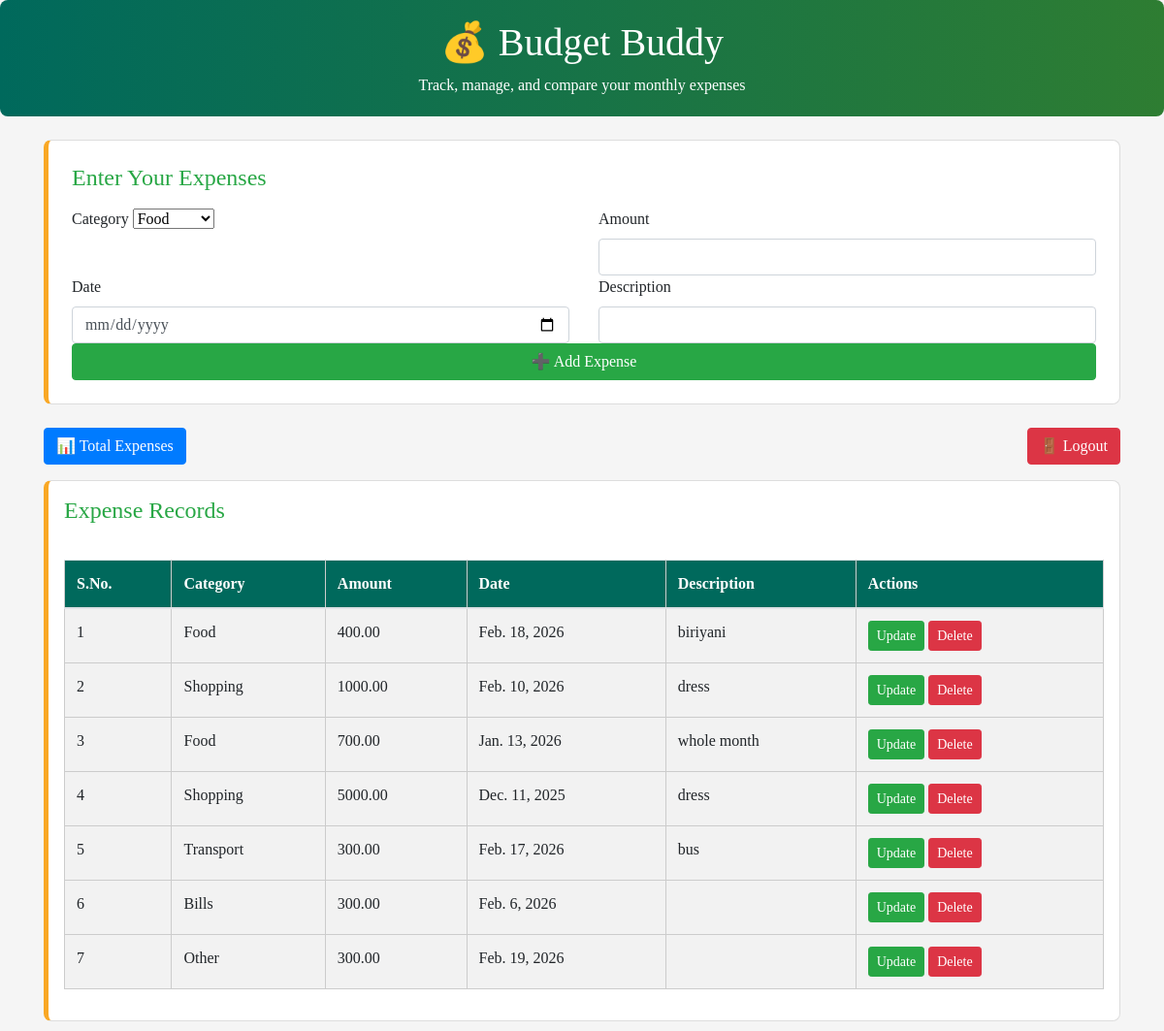
The app's page / (signed in) with its own data.
### home/models.py (models this page shows, shortened)
class Expense(models.Model):
    CATEGORY_CHOICES = [
        ("Food", "Food"),
        ("Transport", "Transport"),
        ("Shopping", "Shopping"),
        ("Bills", "Bills"),
        ("Other", "Other"),
    ]
    user = models.ForeignKey(User, on_delete=models.SET_NULL, null=True, blank=True)
    category = models.CharField(max_length=50, choices=CATEGORY_CHOICES, default="Other")
    amount = models.DecimalField(max_digits=10, decimal_places=2, default=0)
    description = models.CharField(max_length=200, blank=True, null=True)
    date = models.DateField(default=datetime.today)  # default to today

### home/views.py (the view, shortened to what this page needs)
# urls.py: path('', views.expenses, name='expenses'),
@login_required(login_url='/login/')
def expenses(request):
    queryset = Expense.objects.filter(user=request.user)
    if request.GET.get('search'):
        queryset = queryset.filter(category__icontains=request.GET.get('search'))
    total_sum = sum(exp.amount for exp in queryset)
    context = {'expenses': queryset, 'total_sum': total_sum}
    return render(request, 'expenses.html', context)

### home/templates/expenses.html (shortened to what this page needs)
{% extends "base.html" %}
{% block start %}
<div class="header text-center mb-4" style="background: linear-gradient(90deg, #00695c, #2e7d32); color: white; padding: 20px; border-radius: 8px;">
    <h1>💰 Budget Buddy</h1>
    <p class="mb-0">Track, manage, and compare your monthly expenses</p>
</div>
<div class="container">
    <div class="card p-4 mb-4" style="border-left: 5px solid #f9a825;">
        <h4 class="mb-3 text-success">Enter Your Expenses</h4>
        <form method="POST" class="row g-3">
            <div class="col-md-6">
                <label class="form-label">Category</label>
                <select name="category" class="form-select" required>
                    <option value="Food">Food</option>
                </select>
            </div>
            <div class="col-md-6">
                <label class="form-label">Amount</label>
                <input type="number" step="0.01" name="amount" class="form-control" required>
            </div>
            <div class="col-md-6">
                <label class="form-label">Date</label>
                <input type="date" name="date" class="form-control" required>
            </div>
            <div class="col-md-6">
                <label class="form-label">Description</label>
                <input type="text" name="description" class="form-control">
            </div>
            <div class="col-12">
                <button type="submit" class="btn btn-success w-100">➕ Add Expense</button>
            </div>
        </form>
    </div>
    <div class="d-flex justify-content-between mb-3">
        <a href="{% url 'pdf' %}" class="btn btn-primary">📊 Total Expenses</a>
        <a href="{% url 'custom_logout' %}" class="btn btn-danger">🚪 Logout</a>
    </div>
    <div class="card p-3" style="border-left: 5px solid #f9a825;">
        <h4 class="mb-3 text-success">Expense Records</h4>
        <table class="table table-striped table-hover">
            <thead style="background-color:#00695c; color:white;">
                <tr>
                    <th>S.No.</th>
                    <th>Category</th>
                    <th>Amount</th>
                    <th>Date</th>
                    <th>Description</th>
                    <th>Actions</th>
                </tr>
            </thead>
            <tbody>
                {% for expense in expenses %}
                <tr>
                    <td>{{ forloop.counter }}</td>
                    <td>{{ expense.category }}</td>
                    <td>{{ settings.currency }}{{ expense.amount }}</td>
                    <td>{{ expense.date }}</td>
                    <td>{{ expense.description }}</td>
                    <td>
                        <a href="{% url 'update_expense' expense.id %}" class="btn btn-sm btn-success">Update</a>
                        <a href="{% url 'delete_expense' expense.id %}" class="btn btn-sm btn-danger delete-btn">Delete</a>
                    </td>
                </tr>
                {% empty %}
                <tr>
                    <td colspan="6" class="text-center text-muted">No expenses recorded yet.</td>
                </tr>
                {% endfor %}
            </tbody>
        </table>
    </div>
</div>
{% endblock %}

### home/templates/base.html (shortened to what this page needs)
<!DOCTYPE html>
<html lang="en">
<head>
    <link href="https://cdn.jsdelivr.net/npm/bootstrap@4.5.2/dist/css/bootstrap.min.css" rel="stylesheet">
</head>
<body>
{% block start %}
{% endblock %}
</body>
</html>

### home/templates/base.html (style rules this page uses)
body { font-family: 'Times New Roman', Times, serif; background-color: #f5f5f5; }
.card { margin-bottom: 10px; border-radius: 8px; border: 1px solid #ddd; }
table { width: 80%; margin: 20px auto; border-collapse: collapse; }
th, td { padding: 10px; text-align: left; border: 1px solid #ccc; }
th { background-color: #00695c; color: white; }
tr:nth-child(even) { background-color: #f2f2f2; }

### records on screen
Expense: category "Food", amount "400.00", date "Feb. 18, 2026", description "biriyani"
Expense: category "Shopping", amount "1000.00", date "Feb. 10, 2026", description "dress"
Expense: category "Food", amount "700.00", date "Jan. 13, 2026", description "whole month"
Expense: category "Shopping", amount "5000.00", date "Dec. 11, 2025", description "dress"
Expense: category "Transport", amount "300.00", date "Feb. 17, 2026", description "bus"
Expense: category "Bills", amount "300.00", date "Feb. 6, 2026"
Expense: category "Other", amount "300.00", date "Feb. 19, 2026"
